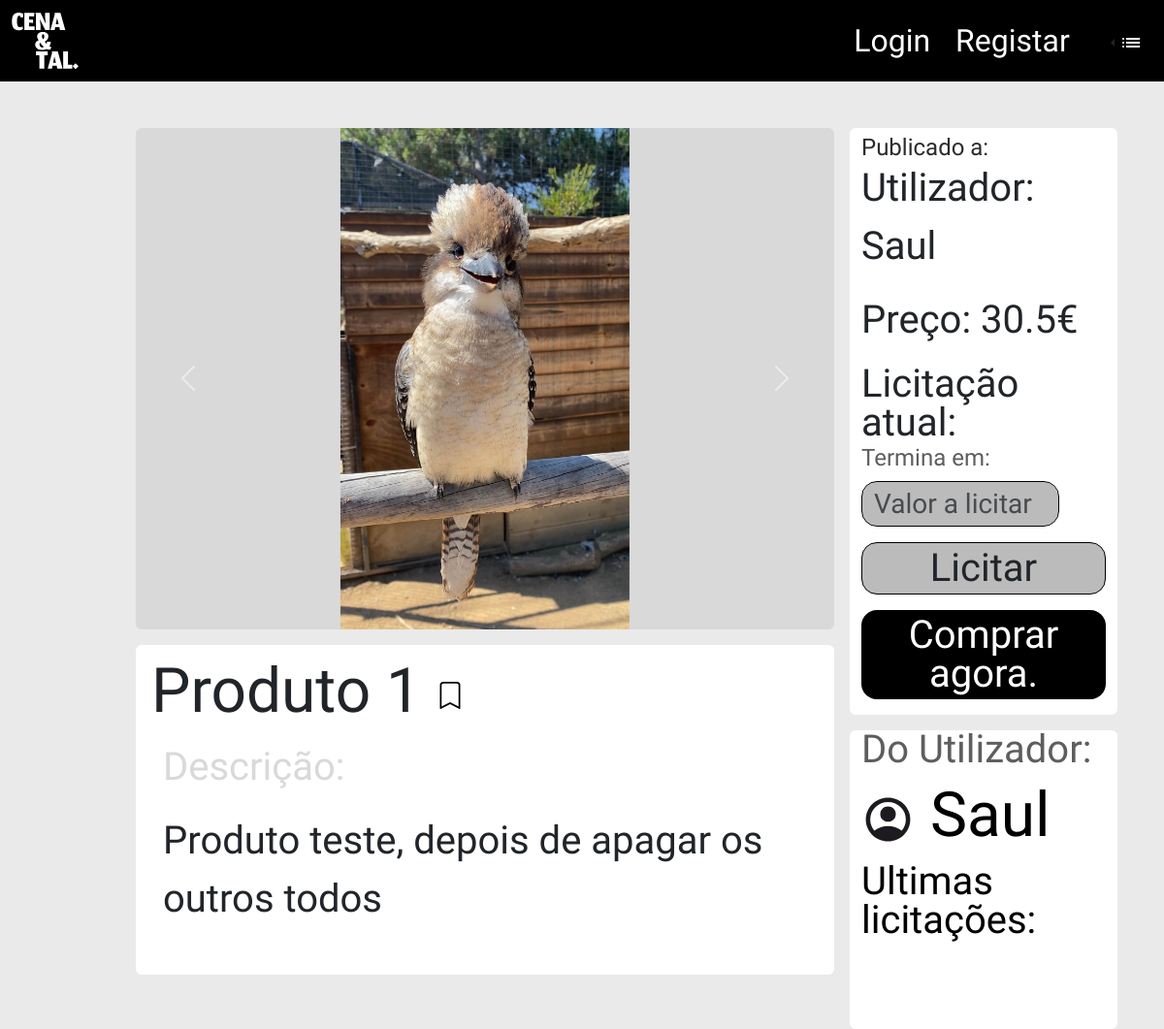
The app's page /pagina_produto.php?id=32 with its own data.
### tables this page shows
CREATE TABLE `produto_imagens` (
  `id` int(11) NOT NULL,
  `produto_id` int(11) NOT NULL,
  `image_path` varchar(255) NOT NULL
);

CREATE TABLE `produto` (
  `id` int(11) NOT NULL,
  `user_id` int(11) NOT NULL,
  `titulo` varchar(30) NOT NULL,
  `descricao` text NOT NULL,
  `preco` float NOT NULL,
  `imagem` varchar(80) DEFAULT NULL
);

CREATE TABLE `users` (
  `id` int(11) NOT NULL,
  `username` varchar(30) NOT NULL,
  `password` varchar(78) NOT NULL,
  `email` varchar(30) NOT NULL,
  `imagem` varchar(255) DEFAULT '/opt/lampp/htdocs/projeto/imgs/icons/account_circle.svg',
  `localidade` varchar(255) DEFAULT NULL,
  `cidade` varchar(150) DEFAULT NULL,
  `cp` varchar(7) DEFAULT NULL,
  `telemovel` int(16) DEFAULT NULL,
  `biografia` text DEFAULT NULL,
  `data` date NOT NULL DEFAULT current_timestamp()
);

### pagina_produto.php (the view, shortened to what this page needs)
<?php
$isLoggedIn = isset($_SESSION['user_id']);
include 'db.php';
if (isset($_GET['id'])) {
    $productId = $_GET['id'];
    $sql = "SELECT p.*, u.username, pi.image_path
            FROM produto p
            JOIN users u ON p.user_id = u.id
            LEFT JOIN produto_imagens pi ON p.id = pi.produto_id
            WHERE p.id = ?";
    $stmt = $conn->prepare($sql);
    $stmt->bind_param("i", $productId);
    $stmt->execute();
    $result = $stmt->get_result();
    $product = $result->fetch_assoc();
$images_query = $conn->prepare("SELECT image_path FROM produto_imagens WHERE produto_id = ?");
$images_query->bind_param("i", $productId);
$images_query->execute();
$images_result = $images_query->get_result();
} else {
    echo "Sem ID do produto";
    exit;
}
?>
<!DOCTYPE html>
<html lang="en">
<head>
    <link rel="stylesheet" href="css/bootstrap.min.css">
    <link rel="stylesheet" href="css/fonts/customfonts.css">
</head>
<body style="background-color: #EAEAEA;">
<nav class="navbar navbar-expand-sm" style="background-color: black;">
    <div class="container-fluid">
      <a class="navbar-brand align-self-center" href="index.php">
        <img src="imgs/logo.svg" style="width:69px;" alt="">
      </a>
      <div class="d-flex align-items-center">
        <?php if ($isLoggedIn == true): ?>
          <a class="btn" href="pagina_utilizador.php">
            <img src="imgs/icons/iconperson.svg" alt="">
          </a>
          <a class="btn" href="#">
            <img src="imgs/icons/cart.svg" alt="">
          </a>
          <a class="btn" href="add_produto.html">
            <img src="imgs/icons/iconplus.svg" alt="">
          </a>
          <a class="btn" href="logout.php">
            <img src="imgs/icons/logout.svg" style="width:20px; height:20px;" alt="">
          </a>
        <?php else: ?>
          <a class="btn jomhuria-regular fs-2" style="color: white;" href="login.html">Login</a>
          <a class="btn jomhuria-regular fs-2" style="color: white;" href="registar.html">Registar</a>
        <?php endif; ?>
        <div class="dropstart ms-3">
          <button class="btn dropdown-toggle" type="button" data-bs-toggle="dropdown" aria-expanded="false" style="background-color: black;">
            <img src="imgs/icons/iconcont.svg" alt="">
          </button>
        </div>
      </div>
    </div>
  </nav>
  <div class="row ms-5 mt-5 me-5">
    <div class="col-1 d-none d-lg-block">
    </div>
    <div class="col">
        <div class="row rounded" style="background-color: #D9D9D9; height: 517px;">
            <div id="productCarousel" class="carousel slide" data-bs-ride="carousel">
                <div class="carousel-inner">
                    <?php
                    $active = "active";
                    while ($image = $images_result->fetch_assoc()):
                    ?>
                        <div class="carousel-item text-center <?php echo $active; ?>">
                          <img src="<?php echo htmlspecialchars($image['image_path']); ?>" alt="Product Image" style="height: 517px;width:100%; object-fit: contain;">
                        </div>
                    <?php
                    $active = "";
                    endwhile;
                    ?>
                </div>
                <button class="carousel-control-prev" type="button" data-bs-target="#productCarousel" data-bs-slide="prev">
                    <span class="carousel-control-prev-icon" aria-hidden="true"></span>
                </button>
                <button class="carousel-control-next" type="button" data-bs-target="#productCarousel" data-bs-slide="next">
                    <span class="carousel-control-next-icon" aria-hidden="true"></span>
                </button>
            </div>
        </div>
        <div class="row rounded mt-3 mb-5" style="background-color: white;">
                <p class="jomhuria-regular fs-custom ms-3 mb-0 g-0">
                    <?php echo htmlspecialchars($product['titulo']); ?>
                    <a href="">
                      <img src="imgs/icons/bookmark.svg" style="width: 28px; height: 28px;" alt="">
                    </a>
                </p>
                <p class="jomhuria-regular ms-3 fs-1 mt-0" style="color: #D9D9D9;">
                    Descrição:
                </p>
                <p class="jomhuria-regular fs-1 ms-3 mb-5"><?php echo htmlspecialchars($product['descricao']); ?></p>
        </div>
    </div>
    <div class="col-3 d-none d-lg-block ms-3">
      <div class="row rounded" style="background-color: white;">
        <div class="col">
          <p class="jomhuria-regular fs-4 g-0 mb-0 mt-2" style="line-height: 1; color: #2C2C2C;">
            Publicado a:
          </p>
          <p class="jomhuria-regular fs-1">
                Utilizador: <?php echo htmlspecialchars($product['username']); ?>
            </p>
            <p class="jomhuria-regular fs-1">
                Preço: <?php echo htmlspecialchars($product['preco']); ?>€
            </p>
          <p class="jomhuria-regular fs-1" style="line-height: 1;">
            Licitação atual:
          </p>
          <p class="jomhuria-regular fs-4 g-0 mb-0 mt-2" style="line-height: 0; color: #5E5E5E;">
            Termina em:
          </p>
          <br>
          <div class="input-group">
            <input type="text" class="form-control rounded-4 border-1 jomhuria-regular fs-3 align-self-center me-5" style="background-color: #BBBBBB; line-height: 0; border-color: black;" placeholder="Valor a licitar" name="licitacao" required>
          </div>
          <div class="btn rounded-4 border-1 jomhuria-regular fs-1 align-self-center me-5 mt-3" style="background-color: #BBBBBB; border-color: black; width: 100%; line-height: 1;">
            Licitar
          </div>
          <div class="btn rounded-4 border-0 jomhuria-regular fs-1 align-self-center me-5 mb-3 mt-3" style="background-color: #000000; width: 100%; line-height: 1; color: white;">
            Comprar agora.
          </div>
        </div>
      </div>
      <div class="row rounded mt-3" style="background-color: white;">
        <div class="col">
          <p class="jomhuria-regular fs-1" style="line-height: 1; color: #5E5E5E;">
            Do Utilizador:
          </p>
          <p class="jomhuria-regular fs-custom" style="line-height: 1; color: #000000;">
            <img src="imgs/icons/account_circle.svg" alt="">
            <?php echo htmlspecialchars($product['username']); ?>
          </p>
          <p class="jomhuria-regular fs-1" style="line-height: 1; color: #000000;">
            Ultimas licitações:
          </p>
          <pre class="jomhuria-regular fs-3 mb-5" style="line-height: 1; color: #5E5E5E;">(nome de utilizador) Há 00h                                10.00€</pre>
        </div>
      </div>
    </div>
  </div>
</body>
</html>

### records on screen
produto_imagens: image_path (picture)
produto: titulo "Produto 1", descricao "Produto teste, depois de apagar os outros todos", preco "30.5"
users: username "Saul"
